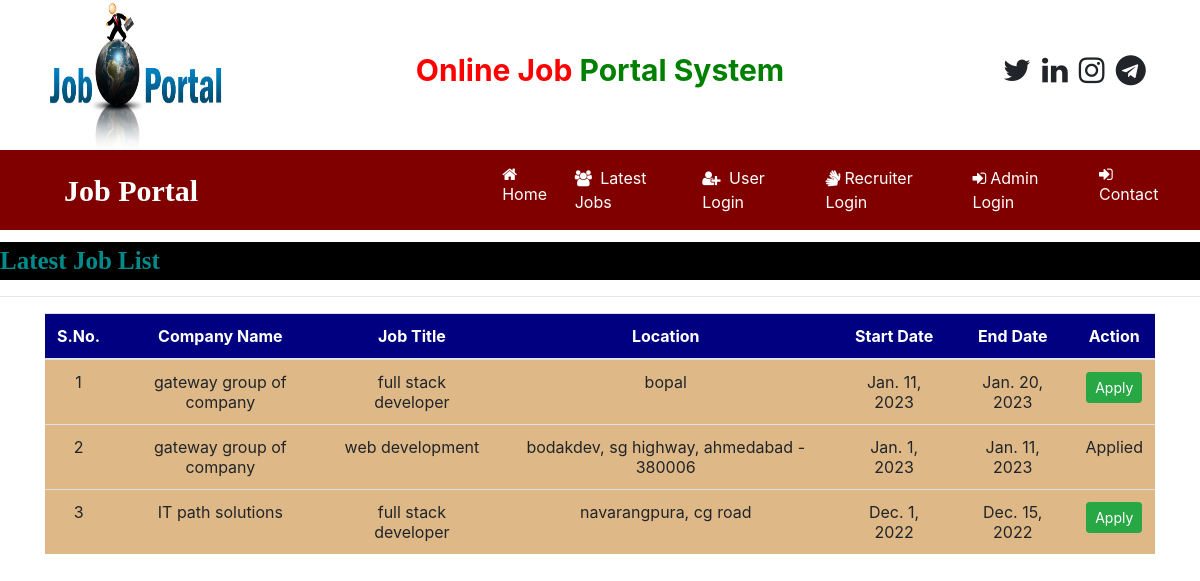
Page /user_latestjobs (signed in) on the committed database.
### job/models.py (models this page shows, shortened)
class Job(models.Model):
    recruiter = models.ForeignKey(Recruiter,on_delete=models.CASCADE)
    start_date = models.DateField()
    end_date = models.DateField()
    title = models.CharField(max_length=100)
    salary= models.FloatField(max_length=20)
    image = models.FileField()
    description = models.CharField(max_length=300)
    experience = models.CharField(max_length=50)
    location = models.CharField(max_length=100)
    skills = models.CharField(max_length=100)
    creationdate = models.DateField()

class Recruiter(models.Model):
    user = models.ForeignKey(User,on_delete=models.CASCADE)
    mobile = models.CharField(max_length=15,null=True)
    image = models.FileField(null=True)
    gender = models.CharField(max_length=10,null=True)
    company= models.CharField(max_length=100,null=True)
    type = models.CharField(max_length=15,null=True)
    status = models.CharField(max_length=20, null=True)

### job/views.py (the view)
# urls.py: path('user_latestjobs',user_latestjobs,name="user_latestjobs"),
def user_latestjobs(request):
    job = Job.objects.all().order_by('-start_date')
    user = request.user
    student = StudentUser.objects.get(user=user)
    data = Apply.objects.filter(student=student)
    li=[]
    for i in data:
        li.append(i.job.id)
    d = {'job':job,'li':li}
    return render(request,'user_latestjobs.html',d)

### job/templates/user_latestjobs.html (shortened to what this page needs)
{% load static %}
{% block body %}
{% include 'navigation.html' %}
<marquee style = "font-family : 'Monotype Corsiva' ; font-size : 25px ; color : darkcyan ; background-color : black ; font-weight : bold ; margin-top:1%">
    Latest Job List
</marquee>
<hr>
<div class="container">
<table class="table table-hover" id="example">
    <thead>
    <tr style = "background-color : #000080 ; color : white">
        <th>S.No.</th>
        <th>Company Name</th>
        <th>Job Title</th>
         <th>Location</th>
        <th>Start Date</th>
        <th>End Date</th>
        <th>Action</th>
    </tr>
    </thead>
    <tbody>
    {% for i in job %}
    <tr style = "background-color : #DEB887">
        <td>{{forloop.counter}}</td>
        <td>{{i.recruiter.company}}</td>
        <td>{{i.title}}</td>
<td>{{i.location}}</td>
        <td>{{i.start_date}}</td>
        <td>{{i.end_date}}</td>
        {% if i.id in li %}
        <td>Applied</td>
        {% else %}
        <td><a href="{% url 'job_detail' i.id %}" class="btn btn-success btn-sm" >Apply</a>
        {% endif %}
        </td>
    </tr>
    {% endfor %}
    </tbody>
</table>
</div>
{% endblock %}

### job/templates/user_latestjobs.html (style rules this page uses)
tr { text-align : center }

### rows in the picture
Job: recruiter.company "gateway group of company", title "full stack developer", location "bopal", start_date "Jan. 11, 2023", end_date "Jan. 20, 2023", shows "Apply"
Job: recruiter.company "gateway group of company", title "web development", location "bodakdev, sg highway, ahmedabad - 380006", start_date "Jan. 1, 2023", end_date "Jan. 11, 2023", shows "Applied"
Job: recruiter.company "IT path solutions", title "full stack developer", location "navarangpura, cg road", start_date "Dec. 1, 2022", end_date "Dec. 15, 2022", shows "Apply"
